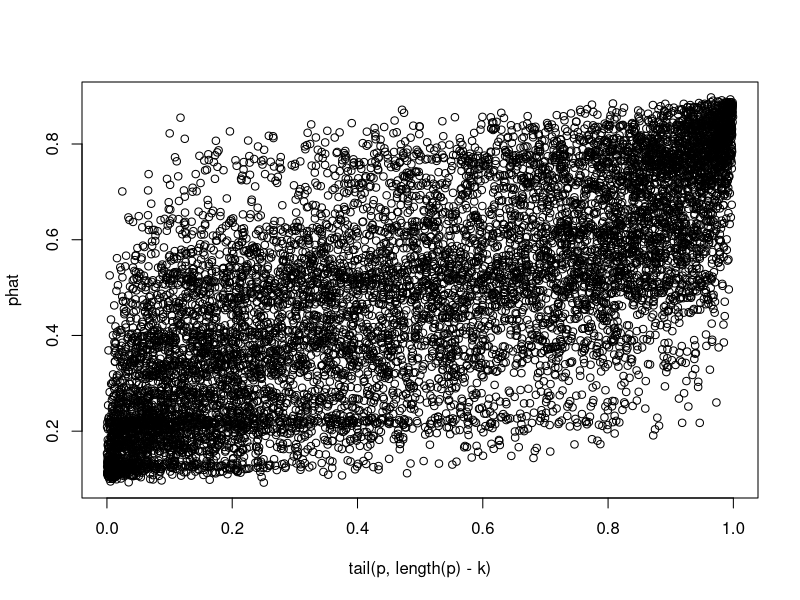
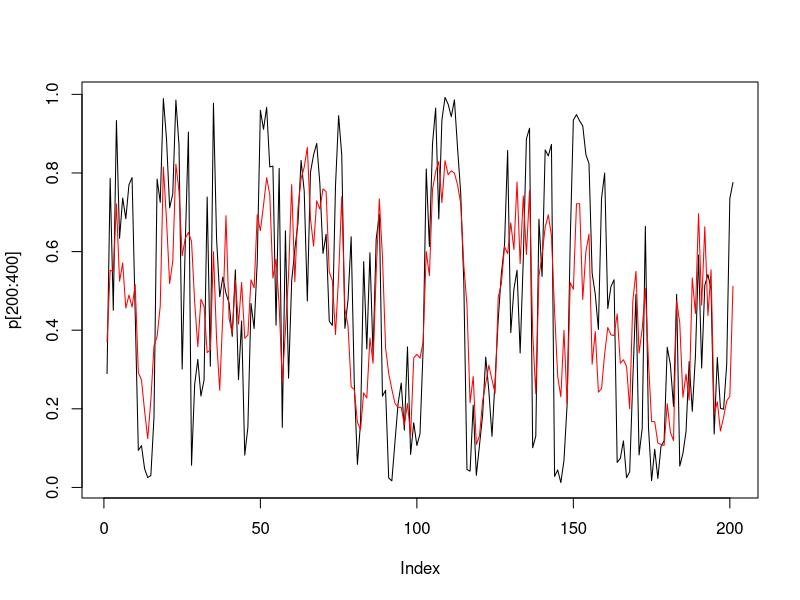

The R source for these figures, in order:
library(gtools)
library(purrr)
library(ranger)
library(dplyr)

hard_threshold <- function(x, delta){
  ifelse(abs(x) < delta, 0, x)
}

# Create lag matrix
lagmat <- function(y, z, k){
  z <- as.numeric(z)
  
  mat <- matrix(NA, nrow = length(y), ncol = k + 2)
  
  mat[,1] <- y
  mat[,2] <- z
  for (ii in 1:k) {
    mat[,ii + 2] <- lag(y, n = ii)
  }
  df <- data.frame(mat[-(1:k),])
  colnames(df) <- c(c("y", "z"), sapply(1:k, function(i){paste("ym", toString(i), sep = '')}))
  
  df$y <- as.factor(df$y)
  for (ii in 1:k) {
    df[, ii + 2] <- as.factor(df[, ii + 2]) 
  } 
  
  return(df)
}

ar <- c(.15, .10, .10, .05)
ma <- c(.50, .40, .30, .20)

L <- 10000

eta <- 0.25
beta <- 1
rho <- 1
gamma <- 0
delta <- 0.5

set.seed(100)
z <- arima.sim(list(ar=ar, ma=ma), n=L)
xp <- arima.sim(list(ar=ar, ma=ma), n=L)
xpp <- arima.sim(list(ar=ar, ma=ma), n=L)

x <- sqrt(1-eta)*xpp + sqrt(eta)*z

p <- inv.logit(gamma * hard_threshold(x, delta) + beta * z + rho * xp)
y <- as.numeric(rbernoulli(n = L, p = p))

k <- 5
marginal_data <- lagmat(y, z, k)
marginal_model <- ranger(y ~ ., 
                         data = marginal_data, 
                         probability = TRUE,
                         min.node.size = 10,
                         importance = 'impurity')
phat <- marginal_model$predictions[,2]

plot(tail(p, length(p) - k), phat)
cor(tail(p, length(p) - k), phat)

marginal_z_model <- ranger(y ~ z, 
                           data = data.frame(y = as.factor(y), z = z), 
                           probability = TRUE)
phat_start <- marginal_z_model$predictions[1:k, 2]

phat_full <- c(phat_start, phat)

ysim <- as.numeric(rbernoulli(n = L, p = phat_full))

plot(p[200:400], type = "l")
lines(phat_full[200:400], col = "red")
